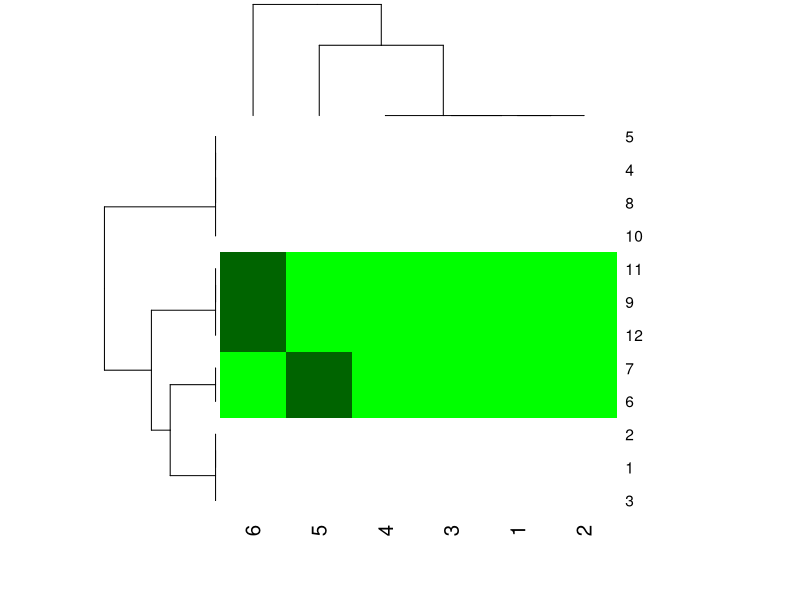

Recreate this plot in R.
#### Aprendendo R ####

# # # # # # 

##### Example data
set.seed(123) # Set seed for reproducibility
data <- matrix(rnorm(100, 0, 10), nrow = 10, ncol = 10) # Create example data
colnames(data) <- paste0("Col", 1:10) # Column names
rownames(data) <- paste0("Row", 1:10) # Row names

# # # # # MyTry # # # # # HeatmapPlot

#link video: https://www.youtube.com/watch?v=xerW2TvZHbQ

name_col <-
name_row <- 
  
test <- matrix(c(c(0,0,0,1,1,0,0,1,0,1,0,0), c(0,0,0,1,1,0,0,1,0,1,0,0), c(0,0,0,1,1,0,0,1,0,1,0,0), c(0,0,0,1,1,0,0,1,0,1,0,0), c(0,0,0,1,1,1,1,1,0,1,0,0), c(0,0,0,1,1,0,0,1,1,1,1,1)), nrow = 12 , ncol = 6)
mycolor <- colorRampPalette(c('green', 'darkgreen'))
heatmap(test, col = mycolor(100))
test

# # # # # OthersTry # # # # PresenceAbsencePlot

# Link: https://www.youtube.com/watch?v=zsY-dFuIWYs
# Link: https://stats.stackexchange.com/questions/489508/best-way-to-visualise-presence-absence-of-specific-events-in-multiple-case-contr
# Link: https://stackoverflow.com/questions/51641988/ggplot2-plotting-the-data-in-geom-tile-for-absence-or-presence
# Link: https://stackoverflow.com/questions/65558154/r-dplyr-add-increasing-number-to-columns
# Link: https://stackoverflow.com/questions/58222681/ploting-bianary-presence-absence-data-with-ggplot2-geom-point
# Link: https://stackoverflow.com/questions/62876384/how-to-plot-binary-data-and-colour-presence-by-group-in-r